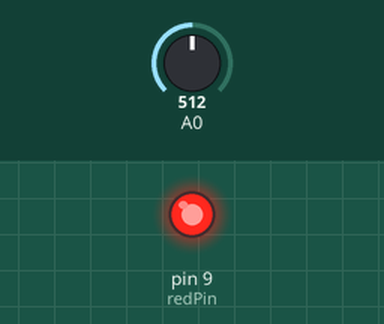
Simulated run of this sketch. Board: Arduino Uno, built with avr-gcc and run on an emulated ATmega328P. Parts: output pins drawn as LEDs (lit = HIGH). Inputs (shaded band) come from the test bench; at power-on: A0 = 512. What the sketch prints to the serial monitor is not drawn.

Above: at 0.1 s.
Timing chart, 0 to 1.6 s (numbered marks = the images above):
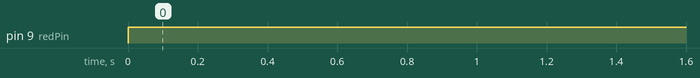

The sketch:

temperature3LED.ino
```cpp
/* Arduino Activities
 * Bing Li
 * April 17, 2017
 * TER3M1
 */

int redPin = 9; // The transistor (and thus red pin) is put on pin 9
const int lowBound=154,highBound=170; // The bounds of the temperature sensor to make changes more obvious

void setup() {
  // Setting up pinmodes and serial output
  Serial.begin(9600);
  pinMode(redPin,OUTPUT);
}

void loop() {
  int temp = analogRead(0); // Get the reading from the temperature sensor
  Serial.println(temp); // Output the temperature reading, can be used as a reference to adjust the bounds

  int redIntensity = map(temp,lowBound,highBound,0,255); // Map the temperature reading to analog output signal

  analogWrite(redPin,redIntensity); // Change the red intensity on the 3LED

  delay(500); // Put in a delay to better show changes
}
```

Measured:
- by itself, pin 9 (redPin): LOW → HIGH at 0.00 s
